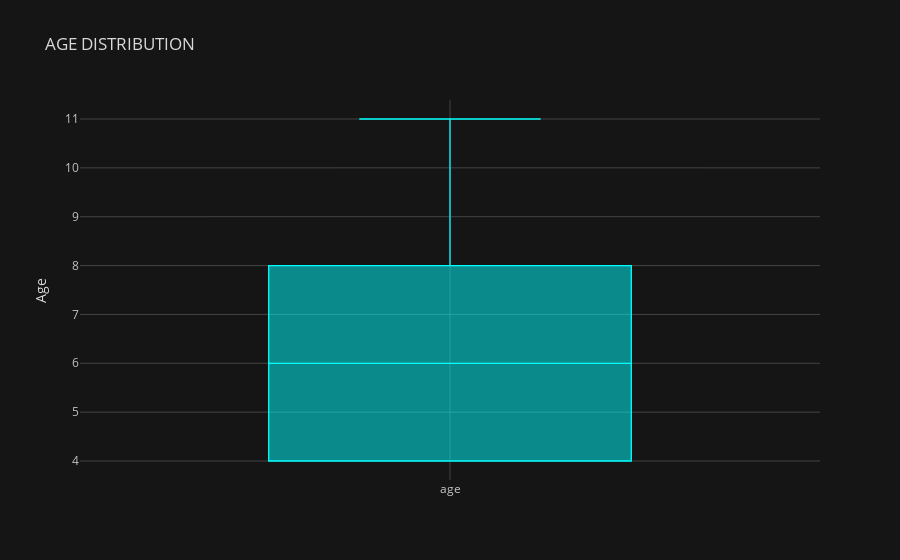

Notebook code cell kept with this figure:
### Markdown cell above
Now Visualising Age Distribution again

### Code cell
df['age'].sort_values().iplot(kind='box', title='AGE DISTRIBUTION', yTitle = 'Age', theme='solar', color='cyan', boxpoints="outliers")

### Figure 1 — Plotly figure (JSON) as saved in the notebook; plotly's stock layout.template omitted (floating-point values rounded to 4 significant figures; data arrays with more than 128 entries replaced by an {"elided": "..."} marker saying what was removed)
{"data": [{"boxpoints": "outliers", "line": {"width": 1.3}, "marker": {"color": "rgba(0, 255, 255, 1.0)"}, "name": "age", "orientation": "v", "type": "box", "y": {"elided": "248 int values"}}], "layout": {"legend": {"bgcolor": "#151516", "font": {"color": "#D9D9D9"}}, "paper_bgcolor": "#151516", "plot_bgcolor": "#151516", "title": {"font": {"color": "#D9D9D9"}, "text": "AGE DISTRIBUTION"}, "xaxis": {"gridcolor": "#434343", "showgrid": true, "tickfont": {"color": "#C2C2C2"}, "title": {"font": {"color": "#D9D9D9"}, "text": ""}, "zerolinecolor": "#666570"}, "yaxis": {"gridcolor": "#434343", "showgrid": true, "tickfont": {"color": "#C2C2C2"}, "title": {"font": {"color": "#D9D9D9"}, "text": "Age"}, "zerolinecolor": "#666570"}}}
